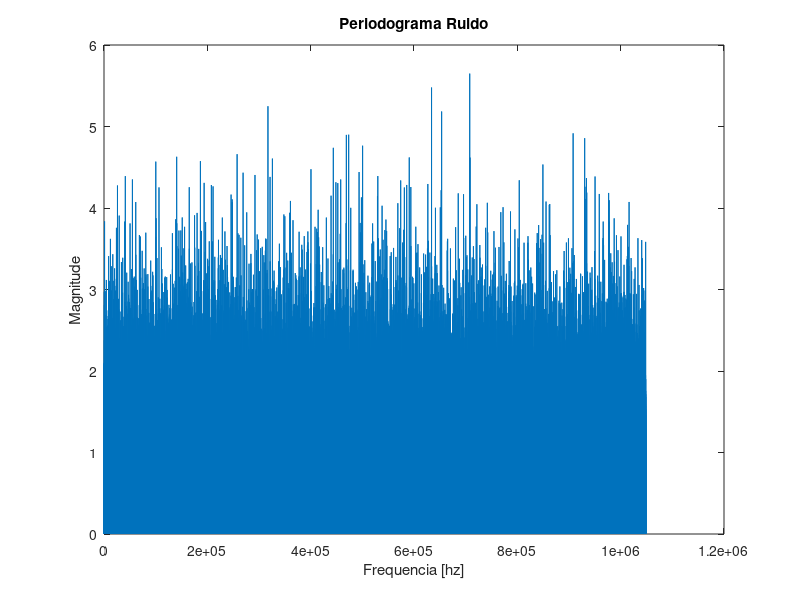
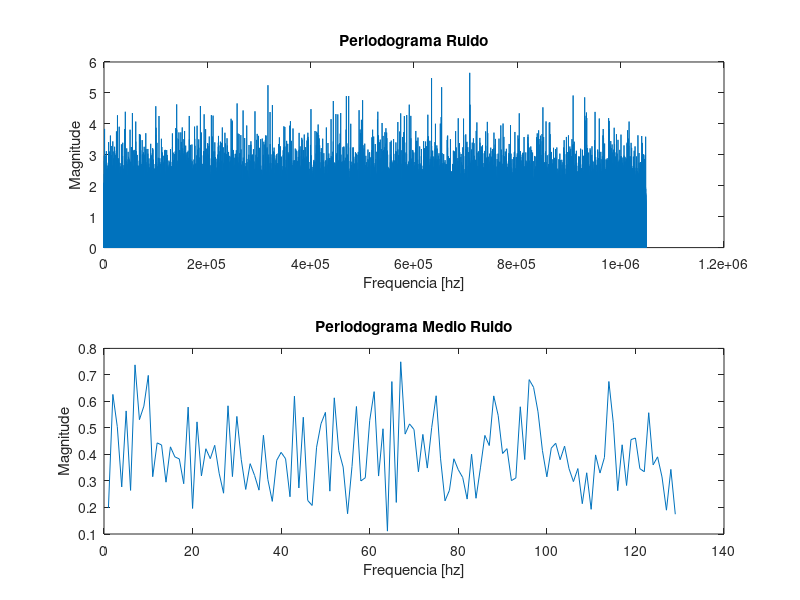
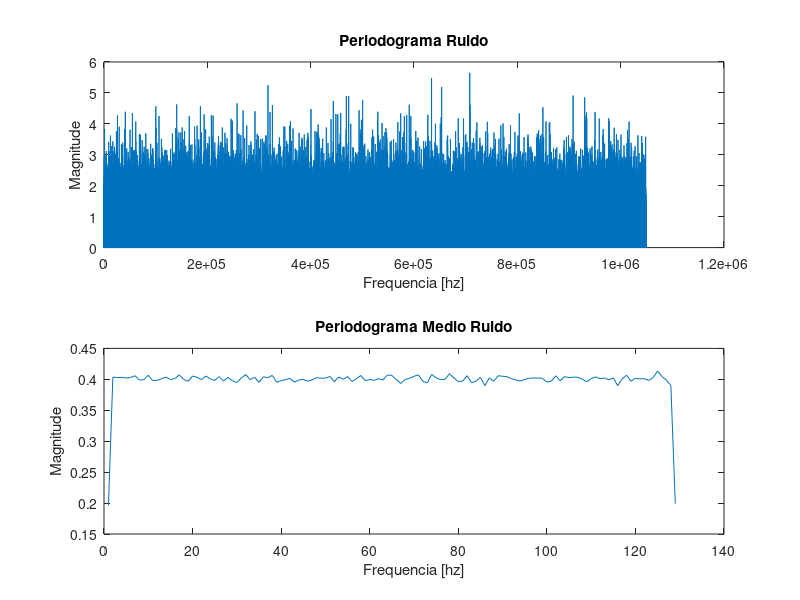
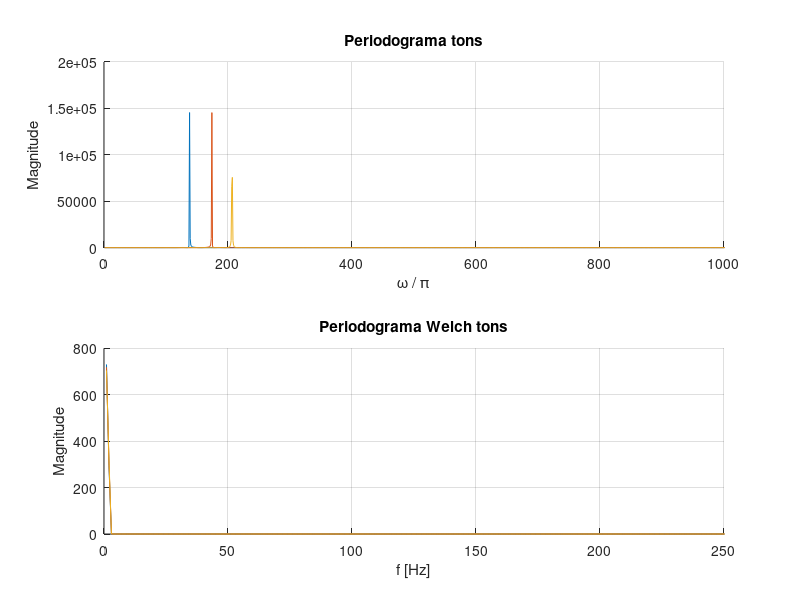

MATLAB code to generate these figures, in order: (Note: this script raises an error after producing the figures.)
% -------------------------------------- % 
%          APDS - Trabalho 02            %
%      Joao Victor Colombari Carlet      %
% -------------------------------------- % 

% Questao 06 %

%% 

close all 
clear all

%% Definicoes 

ts=1.e-6;                       % Tamanho do passo 
t=-1.0:ts:1.0;                  % Vetor tempo 

% Ruido gaussiano
sigma2=1;                       % Valor RMS da Gauss
noisg=wgn(1,(2*1/ts+1),sigma2);

% Tons
sinC=1*sin(2*pi*65.41*t); % Do
sinE=1*sin(2*pi*82.41*t); % Mi
sinG=1*sin(2*pi*98.00*t); % Sol

%% Desenvolvimento 

% Periodograma do Ruido
P=periodogram(noisg);

% Plot
figure(1)
plot(P); title('Periodograma Ruido');
xlabel('Frequencia [hz]'); ylabel('Magnitude')

% Gera 10 vetores de 200 amostras do ruido
R1=noisg(1:200);    R2=noisg(201:400);
R3=noisg(401:600);  R4=noisg(601:800);
R5=noisg(801:1000); R6=noisg(1001:1200);
R7=noisg(1201:1400);R8=noisg(1401:1600);
R9=noisg(1601:1800);R10=noisg(1801:2000);

% Estima os Periodogramas
P1=periodogram(R1);P2=periodogram(R2);
P3=periodogram(R3);P4=periodogram(R4);
P5=periodogram(R5);P6=periodogram(R6);
P7=periodogram(R7);P8=periodogram(R8);
P9=periodogram(R9);P10=periodogram(R10);

% Periodograma medio
PM=(P1+P2+P3+P4+P5+P6+P7+P8+P9+P10)/10;

% Plot
figure(2)
subplot(2,1,1)
plot(P); title('Periodograma Ruido')
xlabel('Frequencia [hz]'); ylabel('Magnitude')
subplot(2,1,2)
plot(PM); title('Periodograma Medio Ruido')
xlabel('Frequencia [hz]'); ylabel('Magnitude')

% Para 10000 amostras
Ps=PM*10;
for i=1:1:9990
    Rs=noisg(2001+(i-1)*200:2000+i*200);
    Ps=Ps+periodogram(Rs);
end
Ps=Ps/(10+9990);

% Plot
figure(3)
subplot(2,1,1)
plot(P); title('Periodograma Ruido')
xlabel('Frequencia [hz]'); ylabel('Magnitude')
subplot(2,1,2)
plot(Ps); title('Periodograma Medio Ruido')
xlabel('Frequencia [hz]'); ylabel('Magnitude')

% Periodograma tons
[PC]=periodogram(sinC);
[PE]=periodogram(sinE);
[PG]=periodogram(sinG);
[PCw]=pwelch(sinC);
[PEw]=pwelch(sinE);
[PGw]=pwelch(sinG);

% Plot
figure(4); 
subplot(2,1,1); grid on; hold on;
plot(PC);plot(PE);plot(PG);title('Periodograma tons');
xlabel('\omega / \pi'); ylabel('Magnitude');
xlim([0 1000])
subplot(2,1,2); grid on; hold on;
plot(PCw);plot(PEw);plot(PGw);title('Periodograma Welch tons');
xlabel('f [Hz]'); ylabel('Magnitude');
xlim([0 250])

% Importando
[y,ts]=audioread('/Users/joaovitor/Documents/MATLAB/Monica/APDS_T2/Audio/violao.WAV');

% Gerando vetor tempo
x=linspace(0, length(y)/ts, length(y));

% Gera vetor de 1000 amostras 
R2=y(1:1000);                    % Inicio da track  

[Pmusica]=periodogram(y);
[Pmusicaw]=pwelch(y);

% Plot
figure(5); 
subplot(2,1,1); grid on; hold on;
plot(Pmusica); title('Periodograma tMusica');
xlabel('\omega / \pi'); ylabel('Magnitude');
xlim([0 1000])
subplot(2,1,2); grid on; hold on;
plot(Pmusicaw); title('Periodograma Welch Musica');
xlabel('f [Hz]'); ylabel('Magnitude');
xlim([0 250])


